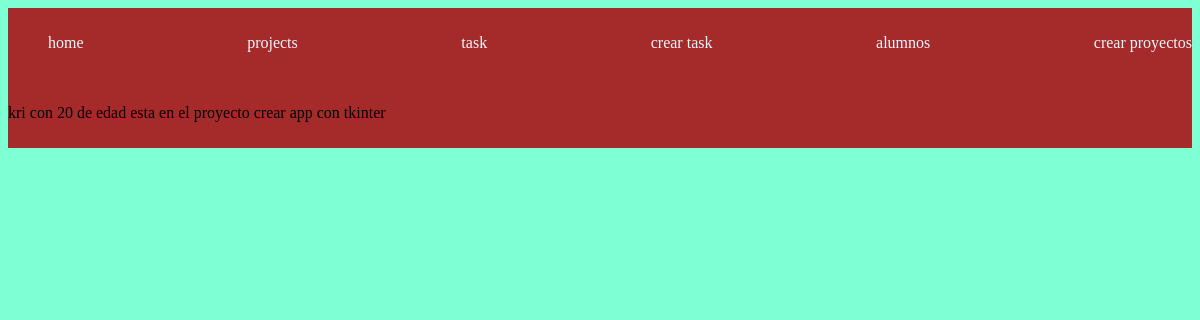
Screenshot of /alumnos/ with the database file from the repository.
### myapp/models.py (models this page shows, shortened)
class alumnos(models.Model):
    nombre_alumno = models.CharField(max_length=200)
    edad_alumno = models.IntegerField()
    proyecto = models.ForeignKey(project,on_delete=models.CASCADE)

class project(models.Model):
    name = models.CharField(max_length=200)
    def __str__(self):
        return self.name

### myapp/views.py (the view)
# urls.py: path("alumnos/",views.mostraralumnos,name="alumnos"),
def mostraralumnos(request):
    alumno = alumnos.objects.all()
    return render(request,"alumnos.html",{
        "alumnos": alumno
    })

### myapp/templates/alumnos.html
{% extends 'layouts/base.html' %}
{% block content %}
{% for alumno in alumnos %}
    <p>{{alumno.nombre_alumno}} con {{alumno.edad_alumno}} de edad esta en el proyecto {{alumno.proyecto}}</p>
{% endfor %}
{% endblock  %}

### myapp/static/style/main.css (style rules this page uses)
body { background-color: aquamarine; font-family: 'Times New Roman'; }

### rows the page displays
alumnos: nombre_alumno "kri", edad_alumno "20", proyecto "crear app con tkinter"
